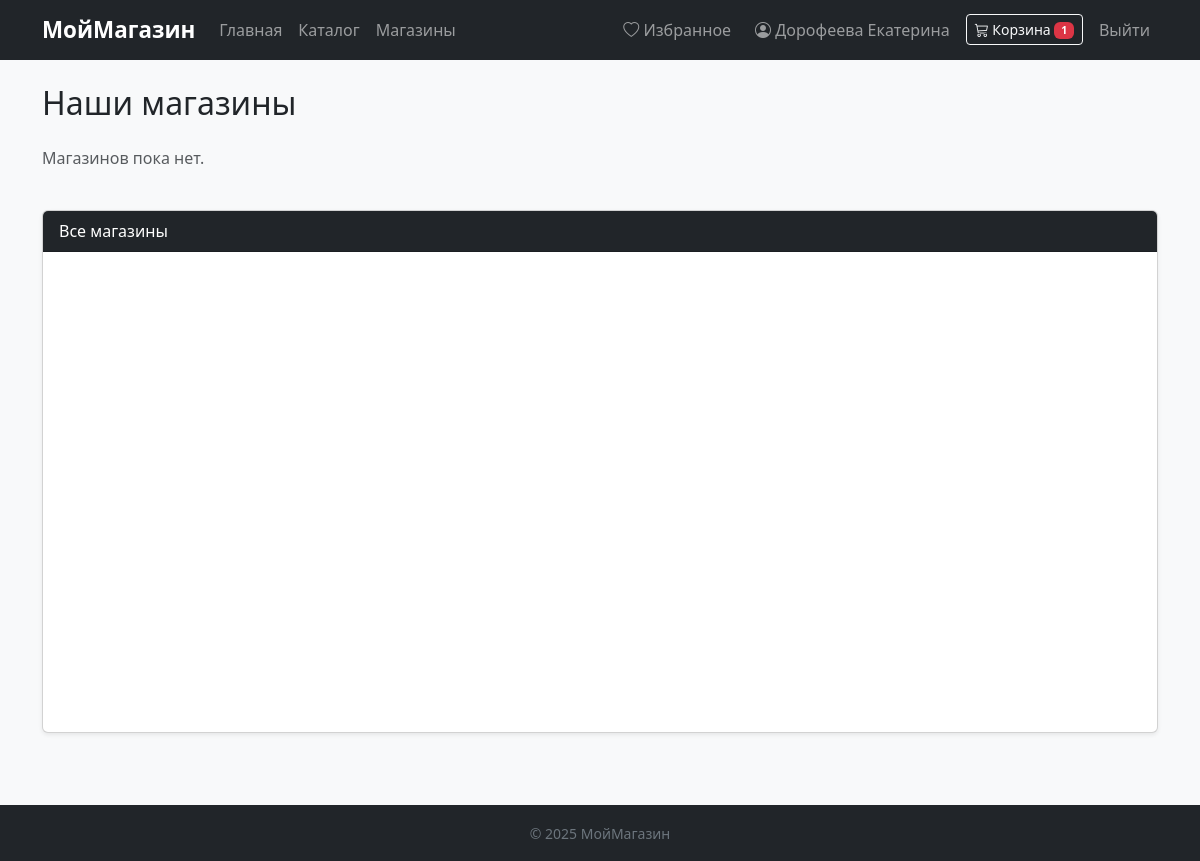
Page /stores (signed in) on the earlier database version.
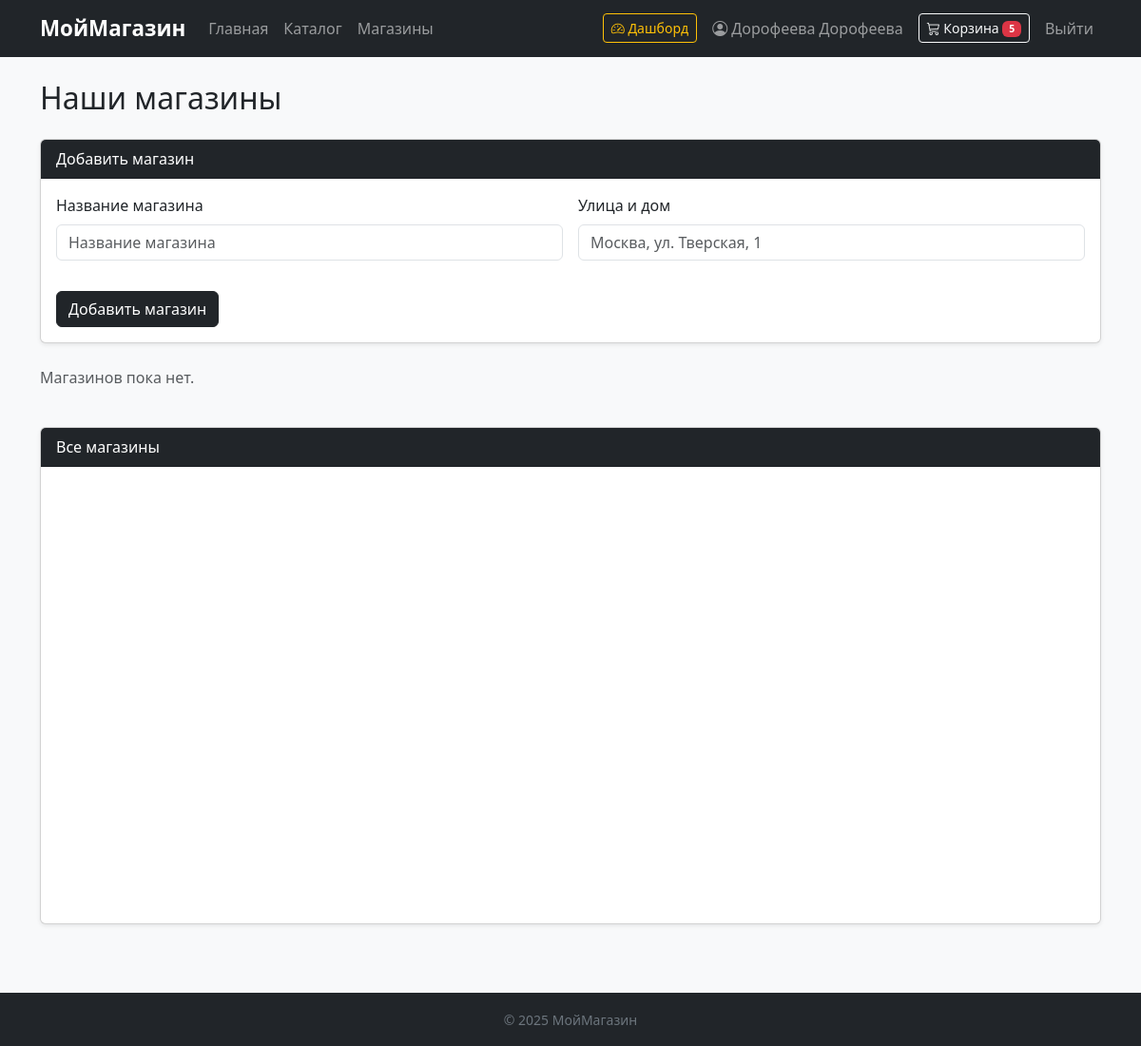
Same page on the later database version.
### data/users.py (models this page shows, shortened)
class User(SqlAlchemyBase, UserMixin):
    __tablename__ = 'users'
    id = Column(Integer, primary_key=True, autoincrement=True)
    name = Column(String, nullable=True)
    email = Column(String, index=True, unique=True, nullable=True)
    hashed_password = Column(String, nullable=True)
    role = Column(Enum("admin", "user", "manager", "warehouse", "support", "courier", name="user_roles"), nullable=True)
    created_date = Column(DateTime, default=datetime.datetime.now)

### app.py (the view, shortened to what this page needs)
@app.route('/stores', methods=['GET', 'POST'])
def stores():
    form = StoreForm()
    is_staff = current_user.is_authenticated and current_user.role in ['admin', 'manager', 'warehouse']
    with session_scope() as db_sess:
        shops = db_sess.query(Store).all()
        shops = [{'id': s.id, 'name': s.name, 'address': s.address, 'lat': s.lat, 'lng': s.lng} for s in shops]
    return render_template('stores.html', shops=shops, form=form, is_staff=is_staff)

### form/store.py
class StoreForm(FlaskForm):
    name = StringField('Название магазина', validators=[DataRequired()])
    address = StringField('Улица и дом', validators=[DataRequired()])
    lat = HiddenField()
    lng = HiddenField()
    submit = SubmitField('Добавить магазин')

### app.py (called while the page is built)
@contextmanager
def session_scope():
    db_sess = db_session.create_session()
    try:
        yield db_sess
    finally:
        db_sess.close()

def cart_count():
    if not current_user.is_authenticated:
        return 0
    with session_scope() as db_sess:
        items = db_sess.query(Cart).filter(Cart.user_id == current_user.id).all()
        return sum(item.quantity for item in items)

@app.context_processor
def inject_cart_count():
    return dict(cart_count=cart_count())

@login_manager.user_loader
def load_user(user_id):
    with session_scope() as db_sess:
        return db_sess.get(User, user_id)

### data/db_session.py (called while the page is built)
def create_session() -> Session:
    global __factory
    return __factory()

### templates/stores.html (shortened to what this page needs)
{% extends 'base.html' %}
{% block content %}
<h2 class="mb-4">Наши магазины</h2>
{% if is_staff %}
<div class="card shadow-sm mb-4">
    <div class="card-header bg-dark text-white">Добавить магазин</div>
    <div class="card-body">
        <form id="store-form" onsubmit="submitStore(event); return false;">
            <div class="row g-3">
                <div class="col-md-6">
                    {{ form.name.label(class="form-label") }}
                    {{ form.name(class="form-control", placeholder="Название магазина") }}
                </div>
                <div class="col-md-6">
                    {{ form.address.label(class="form-label") }}
                    {{ form.address(class="form-control", id="input-address", placeholder="Москва, ул. Тверская, 1") }}
                </div>
                <div class="col-12">
                    {{ form.submit(class="btn btn-dark", id="btn-submit") }}
                </div>
            </div>
        </form>
    </div>
</div>
{% endif %}
<div class="row g-4 mb-4" id="shops-list">
    {% for shop in shops %}
    <div class="col-md-4">
        <div class="card shadow-sm h-100" id="card-{{ loop.index0 }}"
             style="cursor:pointer;"
             onclick="showShop({{ loop.index0 }})">
            <div class="card-body">
                <h5 class="card-title">
                    <i class="bi bi-shop text-dark"></i> {{ shop.name }}
                </h5>
                <p class="text-muted mb-0"><i class="bi bi-geo-alt"></i> {{ shop.address }}</p>
                {% if is_staff %}
                <form method="post" action="{{ url_for('store_delete', store_id=shop.id) }}"
                      onsubmit="return confirm('Удалить магазин?')"
                      onclick="event.stopPropagation()">
                    {{ form.hidden_tag() }}
                    <button class="btn btn-sm btn-outline-danger mt-2">
                        <i class="bi bi-trash"></i> Удалить
                    </button>
                </form>
                {% endif %}
            </div>
        </div>
    </div>
    {% else %}
    <p class="text-muted">Магазинов пока нет.</p>
    {% endfor %}
</div>
<div class="card shadow-sm">
    <div class="card-header bg-dark text-white">
        <span id="map-title">Все магазины</span>
    </div>
    <div id="map" style="height: 480px;"></div>
</div>
{% endblock %}

### templates/base.html (shortened to what this page needs)
<!DOCTYPE html>
<html lang="ru">
<head>
    <link href="https://cdn.jsdelivr.net/npm/bootstrap@5.3.3/dist/css/bootstrap.min.css" rel="stylesheet">
    <link href="https://cdn.jsdelivr.net/npm/bootstrap-icons@1.11.3/font/bootstrap-icons.css" rel="stylesheet">
</head>
<body class="bg-light">
<nav class="navbar navbar-expand-lg navbar-dark bg-dark">
    <div class="container">
        <a class="navbar-brand" href="{{ url_for('index') }}">МойМагазин</a>
        <div class="collapse navbar-collapse" id="navMenu">
            <ul class="navbar-nav me-auto">
                <li class="nav-item"><a class="nav-link" href="{{ url_for('index') }}">Главная</a></li>
                <li class="nav-item"><a class="nav-link" href="{{ url_for('catalog') }}">Каталог</a></li>
                <li class="nav-item"><a class="nav-link" href="{{ url_for('stores') }}">Магазины</a></li>
            </ul>
            <ul class="navbar-nav align-items-center gap-2">
                {% if current_user.is_authenticated %}
                    {% if current_user.role in ["admin", "manager", "warehouse", "support", "courier"] %}
                    <li class="nav-item">
                        <a class="btn btn-sm btn-outline-warning" href="{{ url_for('dashboard') }}">
                            <i class="bi bi-speedometer2"></i> Дашборд
                        </a>
                    </li>
                    {% endif %}
                    {% if current_user.role == 'user' %}
                    <li class="nav-item">
                        <a class="nav-link" href="{{ url_for('wishlist') }}">
                            <i class="bi bi-heart"></i> Избранное
                        </a>
                    </li>
                    {% endif %}
                    <li class="nav-item">
                        <a class="nav-link" href="{{ url_for('account') }}">
                            <i class="bi bi-person-circle"></i> {{ current_user.name }}
                        </a>
                    </li>
                    <li class="nav-item">
                        <a class="btn btn-sm btn-outline-light" href="{{ url_for('cart') }}">
                            <i class="bi bi-cart3"></i> Корзина
                            {% if cart_count > 0 %}
                            <span class="badge bg-danger">{{ cart_count }}</span>
                            {% endif %}
                        </a>
                    </li>
                    <li class="nav-item">
                        <a class="nav-link" href="{{ url_for('logout') }}">Выйти</a>
                    </li>
                {% else %}
                    <li class="nav-item"><a class="nav-link" href="{{ url_for('login') }}">Войти</a></li>
                    <li class="nav-item">
                        <a class="btn btn-sm btn-outline-light" href="{{ url_for('register') }}">Регистрация</a>
                    </li>
                {% endif %}
            </ul>
        </div>
    </div>
</nav>
<main class="container my-4">
    {% block content %}{% endblock %}
</main>
<footer class="bg-dark text-secondary text-center py-3 mt-5">
    <small>&copy; 2025 МойМагазин</small>
</footer>
</body>
</html>

Differences in the rows shown:
changed User: role "user" → "manager" (drawn); name "Дорофеева Екатерина" → "Дорофеева Дорофеева"
Other differences:
{{ cart_count }}: "1" → "5"
form field submit: (not shown) → "Добавить магазин"
text no longer shown: "Избранное"
text now shown: "Дашборд Добавить магазин Название магазина Улица и дом"
